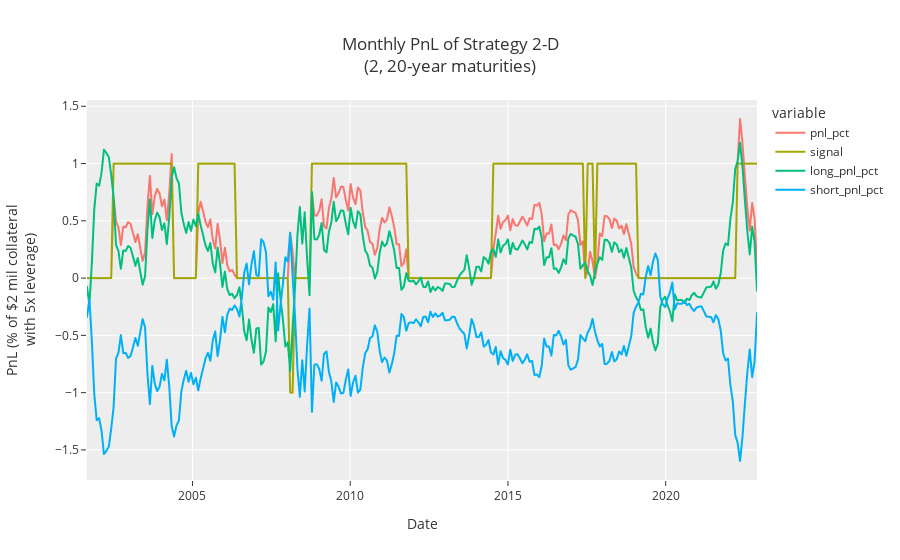

This figure's notebook cell:
### Code cell
plot_pnl(
    'strat_2D_220_half_life6_window_size52_ci_alpha0.6',
    title=f'Monthly PnL of Strategy 2-D<br>(2, 20-year maturities)',
    height=600,
)

### Figure 1 — Plotly figure (JSON) as saved in the notebook; plotly's stock layout.template omitted (floating-point values rounded to 4 significant figures; data arrays with more than 128 entries replaced by an {"elided": "..."} marker saying what was removed)
{"data": [{"hovertemplate": "variable=pnl_pct<br>Date=%{x}<br>PnL (% of $2 mil collateral<br>with 5x leverage)=%{y}<extra></extra>", "legendgroup": "pnl_pct", "line": {"color": "#F8766D", "dash": "solid"}, "marker": {"symbol": "circle"}, "mode": "lines", "name": "pnl_pct", "showlegend": true, "type": "scattergl", "x": {"elided": "278 str values"}, "xaxis": "x", "y": {"elided": "278 float values"}, "yaxis": "y"}, {"hovertemplate": "variable=signal<br>Date=%{x}<br>PnL (% of $2 mil collateral<br>with 5x leverage)=%{y}<extra></extra>", "legendgroup": "signal", "line": {"color": "#A3A500", "dash": "solid"}, "marker": {"symbol": "circle"}, "mode": "lines", "name": "signal", "showlegend": true, "type": "scattergl", "x": {"elided": "278 str values"}, "xaxis": "x", "y": {"elided": "278 int values"}, "yaxis": "y"}, {"hovertemplate": "variable=long_pnl_pct<br>Date=%{x}<br>PnL (% of $2 mil collateral<br>with 5x leverage)=%{y}<extra></extra>", "legendgroup": "long_pnl_pct", "line": {"color": "#00BF7D", "dash": "solid"}, "marker": {"symbol": "circle"}, "mode": "lines", "name": "long_pnl_pct", "showlegend": true, "type": "scattergl", "x": {"elided": "278 str values"}, "xaxis": "x", "y": {"elided": "278 float values"}, "yaxis": "y"}, {"hovertemplate": "variable=short_pnl_pct<br>Date=%{x}<br>PnL (% of $2 mil collateral<br>with 5x leverage)=%{y}<extra></extra>", "legendgroup": "short_pnl_pct", "line": {"color": "#00B0F6", "dash": "solid"}, "marker": {"symbol": "circle"}, "mode": "lines", "name": "short_pnl_pct", "showlegend": true, "type": "scattergl", "x": {"elided": "278 str values"}, "xaxis": "x", "y": {"elided": "278 float values"}, "yaxis": "y"}], "layout": {"autosize": true, "legend": {"title": {"text": "variable"}, "tracegroupgap": 0}, "title": {"text": "Monthly PnL of Strategy 2-D<br>(2, 20-year maturities)"}, "xaxis": {"anchor": "y", "autorange": true, "domain": [0, 1], "range": ["2001-08-29", "2022-11-23"], "title": {"text": "Date"}, "type": "date"}, "yaxis": {"anchor": "x", "autorange": true, "domain": [0, 1], "range": [-1.763, 1.555], "title": {"text": "PnL (% of $2 mil collateral<br>with 5x leverage)"}, "type": "linear"}}}
